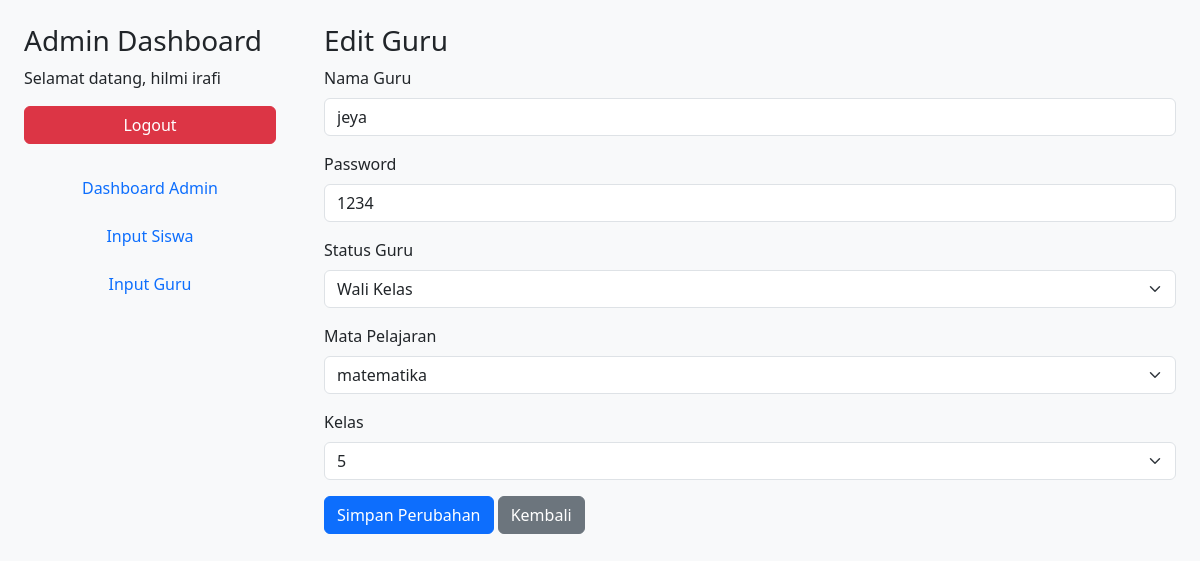
Page /edit_guru.php?id=12 (signed in) on the committed database.
### tables this page shows
CREATE TABLE `guru` (
  `id` int(10) NOT NULL,
  `nama` varchar(25) NOT NULL,
  `id_mapel` int(11) NOT NULL,
  `status_guru` enum('Wali Kelas','Guru Pelajaran') NOT NULL,
  `password` varchar(25) NOT NULL,
  `id_kelas` int(1) NOT NULL
);

CREATE TABLE `mapel` (
  `id_mapel` int(11) NOT NULL,
  `nama_mapel` varchar(50) NOT NULL
);

### edit_guru.php (the view, shortened to what this page needs)
<?php
include "koneksi.php";
$id = isset($_GET['id']) ? intval($_GET['id']) : 0;
$guru_data = [];
if($id){
    $result = mysqli_query($conn, "SELECT * FROM guru WHERE id='$id'");
    if(mysqli_num_rows($result) > 0){
        $guru_data = mysqli_fetch_assoc($result);
    } else {
        $_SESSION['error'] = "Guru tidak ditemukan!";
        header("Location: daftar_guru.php");
        exit;
    }
}
$mapel_query = mysqli_query($conn, "SELECT * FROM mapel ORDER BY nama_mapel ASC");
$status_guru_options = ['Wali Kelas', 'Guru Pelajaran'];
?>
<!DOCTYPE html>
<html>
<head>
    <link href="https://cdn.jsdelivr.net/npm/bootstrap@5.3.2/dist/css/bootstrap.min.css" rel="stylesheet">
</head>
<body>
<div class="container-fluid">
<div class="row vh-100">
    <div class="col-md-3 bg-light p-4 sidebar">
        <h3>Admin Dashboard</h3>
        <p>Selamat datang, <?= htmlspecialchars($_SESSION['nama']) ?></p>
        <a href="logout.php" class="btn btn-danger mb-4 w-100">Logout</a>
        <ul class="nav flex-column mb-3">
            <li class="nav-item mb-2"><a class="nav-link btn btn-outline-primary" href="dashboard_admin.php">Dashboard Admin</a></li>
            <li class="nav-item mb-2"><a class="nav-link btn btn-outline-primary" href="inputsiswa.php">Input Siswa</a></li>
            <li class="nav-item mb-2"><a class="nav-link btn btn-outline-secondary" href="inputguru.php">Input Guru</a></li>
        </ul>
    </div>
    <div class="col-md-9 p-4 overflow-auto" style="height: 100vh;">
        <h3>Edit Guru</h3>
        <form method="POST" action="proses_edit_guru.php">
            <div class="mb-3">
                <label class="form-label">Nama Guru</label>
                <input type="text" name="nama" class="form-control" value="<?= htmlspecialchars($guru_data['nama']) ?>" required>
            </div>
            <div class="mb-3">
                <label class="form-label">Password</label>
                <input type="text" name="password" class="form-control" value="<?= htmlspecialchars($guru_data['password']) ?>" required>
            </div>
            <div class="mb-3">
                <label class="form-label">Status Guru</label>
                <select name="status_guru" class="form-select" required>
                    <?php foreach($status_guru_options as $status): ?>
                        <option value="<?= $status ?>" <?= ($guru_data['status_guru'] == $status) ? 'selected' : '' ?>><?= $status ?></option>
                    <?php endforeach; ?>
                </select>
            </div>
            <div class="mb-3">
                <label class="form-label">Mata Pelajaran</label>
                <select name="id_mapel" class="form-select" required>
                    <?php while($m = mysqli_fetch_assoc($mapel_query)): ?>
                        <option value="<?= $m['id_mapel'] ?>" <?= ($guru_data['id_mapel'] == $m['id_mapel']) ? 'selected' : '' ?>>
                            <?= htmlspecialchars($m['nama_mapel']) ?>
                        </option>
                    <?php endwhile; ?>
                </select>
            </div>
            <div class="mb-3">
                <label class="form-label">Kelas</label>
                <select name="kelas_guru" class="form-select" required>
                    <?php for($i=1;$i<=6;$i++): ?>
                        <option value="<?= $i ?>" <?= ($guru_data['id_kelas'] == $i) ? 'selected' : '' ?>><?= $i ?></option>
                    <?php endfor; ?>
                </select>
            </div>
            <button type="submit" class="btn btn-primary">Simpan Perubahan</button>
            <a href="inputguru.php" class="btn btn-secondary">Kembali</a>
        </form>
    </div>
</div>
</div>
</body>
</html>

### edit_guru.php (style rules this page uses)
body { background: #f8f9fa; }
.sidebar { height: 100vh; position: sticky; top: 0; overflow-y: auto; }

### rows in the picture
guru: nama "jeya", password "1234", status_guru "Wali Kelas", id_mapel "matematika", kelas_guru "5"

### other values in the picture
$_SESSION['nama'] "hilmi irafi"
